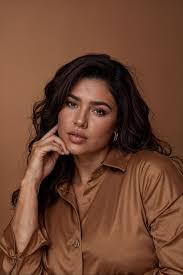
#> input picture temp/images.jpeg, 183 x 275 px; its folder holds only this picture in this run
$ python -i skin_tone_detect.py   (imports and definitions only)
#> lines starting #> are read from the running program, lines starting #| are printed output that depends on the picture; after the words box and inside, x2 and y2 are one past the last pixel; in counts of white or black regions, pixels touching at a corner belong together; long printed decimals are rounded
# [72 lines of commented-out code are left out]


import cv2
import numpy as np
import os


# ---------------- SKIN VALIDATION FUNCTION ----------------
def is_skin_color(sample):
    """
    Check if the given sample contains skin-like pixels
    using BOTH HSV and YCrCb color spaces (more accurate)
    """

    # Convert to HSV
    hsv = cv2.cvtColor(sample, cv2.COLOR_RGB2HSV)

    # Convert to YCrCb
    ycrcb = cv2.cvtColor(sample, cv2.COLOR_RGB2YCrCb)

    # HSV skin range
    lower_hsv = np.array([0, 30, 60], dtype=np.uint8)
    upper_hsv = np.array([20, 170, 255], dtype=np.uint8)
    mask_hsv = cv2.inRange(hsv, lower_hsv, upper_hsv)

    # YCrCb skin range (more reliable for skin)
    lower_ycrcb = np.array([0, 135, 85], dtype=np.uint8)
    upper_ycrcb = np.array([255, 180, 135], dtype=np.uint8)
    mask_ycrcb = cv2.inRange(ycrcb, lower_ycrcb, upper_ycrcb)

    # Combine both masks
    combined_mask = cv2.bitwise_and(mask_hsv, mask_ycrcb)

    # Calculate ratio of skin pixels
    skin_ratio = np.sum(combined_mask > 0) / combined_mask.size

    print(f"Skin Ratio: {skin_ratio}")

    # Threshold (tuned)
    return skin_ratio > 0.35


# ---------------- MAIN FUNCTION ----------------
def detect_skin_tone(image_path):
    # Check file exists
#> called with image_path = '../temp/images.jpeg'
    if not os.path.exists(image_path):
        print(f"Error: File {image_path} not found.")
        return None

    img = cv2.imread(image_path)
#> img is the input picture: shape (275, 183, 3); mean B, G, R 49.4, 69.2, 110.1
    if img is None:
        print("Error: Could not decode image.")
        return None

    # Resize large images
    height, width = img.shape[:2]
#> height = 275; width = 183
    if width > 1000:
        scaling = 1000 / width
        img = cv2.resize(img, (1000, int(height * scaling)))

    # Convert to grayscale for face detection
    gray = cv2.cvtColor(img, cv2.COLOR_BGR2GRAY)
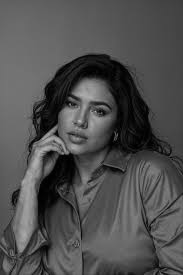
#> gray: shape (275, 183); min 0, max 186, mean 79.2

    # Load face detector
    cascade_path = cv2.data.haarcascades + 'haarcascade_frontalface_default.xml'
    face_cascade = cv2.CascadeClassifier(cascade_path)

    if face_cascade.empty():
        print("Error: Could not load Haar Cascade XML.")
        return "medium"

    # Detect faces
    faces = face_cascade.detectMultiScale(
        gray,
        scaleFactor=1.1,
        minNeighbors=5,
        minSize=(30, 30)
    )
#> faces = [[48, 79, 73, 73]]

    # Fallback if no face
    if len(faces) == 0:
        print("No face detected, using center fallback.")
        h, w, _ = img.shape
        face = img[h//3:2*h//3, w//3:2*w//3]
    else:
        (x, y, w, h) = faces[0]
#> x = 48; y = 79; w = 73; h = 73
        face = img[y:y+h, x:x+w]
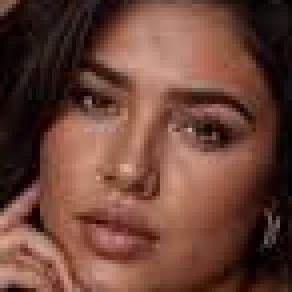
#> face: shape (73, 73, 3) (shown 4 times larger); mean B, G, R 55.7, 68.3, 107.1

    # Convert face to RGB
    face_rgb = cv2.cvtColor(face, cv2.COLOR_BGR2RGB)

    # Extract center region (skin sample)
    fh, fw, _ = face_rgb.shape
#> fh = 73; fw = 73
    y1, y2 = int(fh * 0.3), int(fh * 0.6)
#> y1 = 21; y2 = 43
    x1, x2 = int(fw * 0.3), int(fw * 0.6)
#> x1 = 21; x2 = 43
    skin_sample = face_rgb[y1:y2, x1:x2]
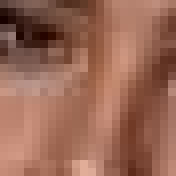
#> skin_sample: shape (22, 22, 3) (shown 8 times larger); mean R, G, B 152.2, 103, 84.9

    if skin_sample.size == 0:
        return "medium"

    # ---------------- VALIDATE SKIN ----------------
    if not is_skin_color(skin_sample):
#> in is_skin_color, `hsv = cv2.cvtColor(sample, cv2.COLOR_RGB2HSV)`: hsv: shape (22, 22, 3); mean H, S, V 8, 117.2, 152.2
#> in is_skin_color, `ycrcb = cv2.cvtColor(sample, cv2.COLOR_RGB2YCrCb)`: ycrcb: shape (22, 22, 3); mean of channels 0, 1, 2 115.7, 154.1, 110.6
#> in is_skin_color, `mask_hsv = cv2.inRange(hsv, lower_hsv, upper_hsv)`:
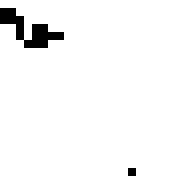
#> mask_hsv: shape (22, 22) (shown 8 times larger); 96.5% white; black in thin lines or dots, all inside (x1, y1, x2, y2) = (0, 1, 17, 22)
#> in is_skin_color, `mask_ycrcb = cv2.inRange(ycrcb, lower_ycrcb, upper_ycrcb)`: mask_ycrcb: shape (22, 22); every value is 255
#> in is_skin_color, `skin_ratio = np.sum(combined_mask > 0) / combined_mask.size`: skin_ratio = 0.965
#| Skin Ratio: 0.9649
        print("❌ Invalid: Not a human skin color")
        return "invalid"

    # ---------------- CALCULATE BRIGHTNESS ----------------
    avg_color = np.mean(skin_sample, axis=(0, 1))
#> avg_color = [152.2, 103, 84.94]

    brightness = (
        0.299 * avg_color[0] +
        0.587 * avg_color[1] +
        0.114 * avg_color[2]
    )
#> brightness = 115.7

    print(f"Brightness: {brightness}")
#| Brightness: 115.662

    # ---------------- CLASSIFY ----------------
    if brightness > 180:
        return "fair"
    elif brightness > 100:
        return "medium"
    else:
        return "deep"

>>> result = detect_skin_tone('../temp/images.jpeg')
